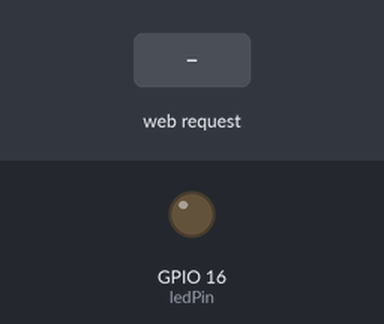
The sketch below on a simulated ESP8266 (NodeMCU). On the bench: output pins drawn as LEDs (lit = HIGH). The test bench sets the inputs (shaded band). WiFi joins after 1.5 s; servers stay silent unless stated; what the sketch prints to the serial monitor is not drawn.

Above: at 3.7 s.
3.8 s: HTTP request GET /LED=ON received
At 4.6 s:
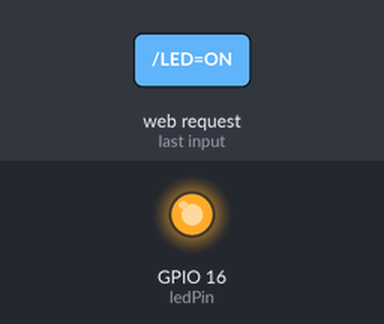
5.3 s: HTTP request GET /LED=OFF received
At 5.7 s:
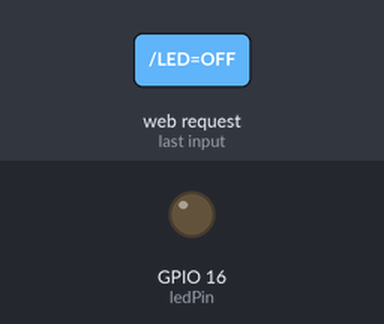
Timing chart, 0 to 8.3 s (numbered marks = the images above; inputs shaded):
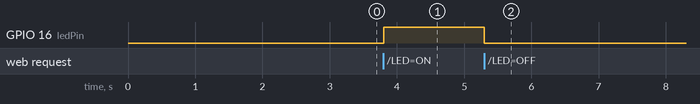

The sketch:

esp8266FLASH.ino
```cpp
/* This program lets you exchange data between a web browser and ESP8266
   board connected to a local Wi-Fi network or by using point-to-point
   protocol(PPP). With this example, you can control the built-in LED of
   the ESP8266 board by connecting to the local IP address with any web
   browser on the same network.                                       */

#include <ESP8266WiFi.h>

const char* ssid = "Change_this";      //Your SSID
const char* password = "Change_this"; //Your password

int ledPin = 16;  //GPIO pin D0 of ESP8266 NodeMCU
WiFiServer server(80);  //Service Port for http

void setup() {
  Serial.begin(115200);
  delay(1000);

  pinMode(ledPin, OUTPUT);
  digitalWrite(ledPin, LOW);

  //Connect to WiFi network
  Serial.println();
  Serial.println();
  Serial.print("Connecting to ");
  Serial.println(ssid);

  WiFi.begin(ssid, password);

  while (WiFi.status() != WL_CONNECTED) {
    delay(500);
    Serial.print("-");
  }
  Serial.println("");
  Serial.println("WiFi connected");

  // Start the server
  server.begin();
  Serial.println("Server started");

  // Print the IP address
  Serial.print("Use this URL to connect: ");
  Serial.print("http://");
  Serial.print(WiFi.localIP());
  Serial.println("/");
}

void loop() {
  // Check if a client has connected
  WiFiClient client = server.available();
  if (!client) {
    return;
  }

  // Wait until the client sends some data
  Serial.println("new client");
  while(!client.available()){
    delay(1);
  }

  // Read the first line of the request
  String request = client.readStringUntil('\r');
  Serial.println(request);
  client.flush();

  //Match the request. Set ledPin according to the request.
  int value = LOW;
  if (request.indexOf("/LED=ON") != -1) {
    digitalWrite(ledPin, HIGH);
    value = HIGH;
  }
  if (request.indexOf("/LED=OFF") != -1){
    digitalWrite(ledPin, LOW);
    value = LOW;
  }

  // Return the response
  client.println("HTTP/1.1 200 OK");
  client.println("Content-Type: text/html");
  client.println(""); //  do not forget this one
  client.println("<!DOCTYPE HTML>");
  client.println("<html>");

  client.print("Led pin is now: ");

  if(value == HIGH) {
    client.print("On");
  } else {
    client.print("Off");
  }
  client.println("<br><br>");
  client.println("Click <a href=\"/LED=ON\">here</a> turn the LED on pin 2 ON<br>");
  client.println("Click <a href=\"/LED=OFF\">here</a> turn the LED on pin 2 OFF<br>");
  client.println("</html>");

  delay(1);
  Serial.println("Client disconnected");
  Serial.println("");
}
```

Measured:
- after the input at 3.8 s, GPIO 16 (ledPin): LOW → HIGH at once
- after the input at 5.3 s, GPIO 16 (ledPin): HIGH → LOW at once
